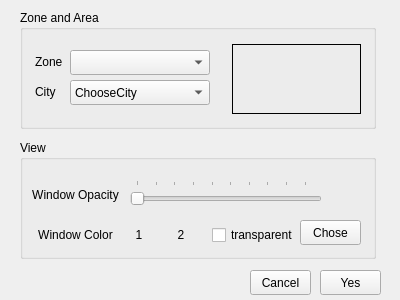
<?xml version="1.0" encoding="UTF-8"?>
<ui version="4.0">
 <class>SetingWeather</class>
 <widget class="QWidget" name="SetingWeather">
  <property name="geometry">
   <rect>
    <x>0</x>
    <y>0</y>
    <width>400</width>
    <height>300</height>
   </rect>
  </property>
  <property name="minimumSize">
   <size>
    <width>400</width>
    <height>300</height>
   </size>
  </property>
  <property name="maximumSize">
   <size>
    <width>400</width>
    <height>300</height>
   </size>
  </property>
  <property name="windowTitle">
   <string>set weather</string>
  </property>
  <property name="windowIcon">
   <iconset resource="sources.qrc">
    <normaloff>:/xml/scrpis/Humidity.png</normaloff>:/xml/scrpis/Humidity.png</iconset>
  </property>
  <widget class="QGroupBox" name="AreaSelectGroup">
   <property name="geometry">
    <rect>
     <x>20</x>
     <y>10</y>
     <width>356</width>
     <height>119</height>
    </rect>
   </property>
   <property name="title">
    <string>Zone and Area</string>
   </property>
   <widget class="QComboBox" name="ZoneBox">
    <property name="geometry">
     <rect>
      <x>50</x>
      <y>40</y>
      <width>140</width>
      <height>25</height>
     </rect>
    </property>
   </widget>
   <widget class="QComboBox" name="AreaBox">
    <property name="geometry">
     <rect>
      <x>50</x>
      <y>70</y>
      <width>140</width>
      <height>25</height>
     </rect>
    </property>
    <item>
     <property name="text">
      <string>ChooseCity</string>
     </property>
    </item>
   </widget>
   <widget class="QLabel" name="AreaSelectedCityLabel">
    <property name="geometry">
     <rect>
      <x>212</x>
      <y>34</y>
      <width>129</width>
      <height>70</height>
     </rect>
    </property>
    <property name="font">
     <font>
      <family>微软雅黑</family>
      <pointsize>18</pointsize>
      <weight>75</weight>
      <bold>true</bold>
     </font>
    </property>
    <property name="frameShape">
     <enum>QFrame::Box</enum>
    </property>
    <property name="text">
     <string/>
    </property>
    <property name="alignment">
     <set>Qt::AlignCenter</set>
    </property>
    <property name="wordWrap">
     <bool>true</bool>
    </property>
   </widget>
   <widget class="QLabel" name="Zonelabel">
    <property name="geometry">
     <rect>
      <x>15</x>
      <y>44</y>
      <width>31</width>
      <height>16</height>
     </rect>
    </property>
    <property name="text">
     <string>Zone</string>
    </property>
   </widget>
   <widget class="QLabel" name="label">
    <property name="geometry">
     <rect>
      <x>15</x>
      <y>74</y>
      <width>31</width>
      <height>16</height>
     </rect>
    </property>
    <property name="text">
     <string>City</string>
    </property>
   </widget>
  </widget>
  <widget class="QGroupBox" name="ViewSelectGroup">
   <property name="geometry">
    <rect>
     <x>20</x>
     <y>140</y>
     <width>356</width>
     <height>119</height>
    </rect>
   </property>
   <property name="title">
    <string>View</string>
   </property>
   <widget class="QSlider" name="WIndowOpacitySlider">
    <property name="geometry">
     <rect>
      <x>110</x>
      <y>40</y>
      <width>192</width>
      <height>30</height>
     </rect>
    </property>
    <property name="minimum">
     <number>5</number>
    </property>
    <property name="maximum">
     <number>100</number>
    </property>
    <property name="orientation">
     <enum>Qt::Horizontal</enum>
    </property>
    <property name="tickPosition">
     <enum>QSlider::TicksAbove</enum>
    </property>
    <property name="tickInterval">
     <number>0</number>
    </property>
   </widget>
   <widget class="QLabel" name="WindowOpacityLabel">
    <property name="geometry">
     <rect>
      <x>10</x>
      <y>40</y>
      <width>91</width>
      <height>30</height>
     </rect>
    </property>
    <property name="frameShape">
     <enum>QFrame::NoFrame</enum>
    </property>
    <property name="text">
     <string>Window Opacity</string>
    </property>
    <property name="alignment">
     <set>Qt::AlignCenter</set>
    </property>
   </widget>
   <widget class="QLabel" name="WindowColorLabel">
    <property name="geometry">
     <rect>
      <x>10</x>
      <y>80</y>
      <width>91</width>
      <height>30</height>
     </rect>
    </property>
    <property name="frameShape">
     <enum>QFrame::NoFrame</enum>
    </property>
    <property name="text">
     <string>Window Color</string>
    </property>
    <property name="alignment">
     <set>Qt::AlignCenter</set>
    </property>
   </widget>
   <widget class="QLabel" name="NowColorLabel">
    <property name="geometry">
     <rect>
      <x>109</x>
      <y>85</y>
      <width>20</width>
      <height>20</height>
     </rect>
    </property>
    <property name="frameShape">
     <enum>QFrame::NoFrame</enum>
    </property>
    <property name="text">
     <string>1</string>
    </property>
    <property name="alignment">
     <set>Qt::AlignCenter</set>
    </property>
   </widget>
   <widget class="QPushButton" name="ViewChoseColorButton">
    <property name="geometry">
     <rect>
      <x>280</x>
      <y>80</y>
      <width>61</width>
      <height>25</height>
     </rect>
    </property>
    <property name="text">
     <string>Chose</string>
    </property>
   </widget>
   <widget class="QLabel" name="SelectedColorLabel">
    <property name="geometry">
     <rect>
      <x>151</x>
      <y>85</y>
      <width>20</width>
      <height>20</height>
     </rect>
    </property>
    <property name="frameShape">
     <enum>QFrame::NoFrame</enum>
    </property>
    <property name="text">
     <string>2</string>
    </property>
    <property name="alignment">
     <set>Qt::AlignCenter</set>
    </property>
   </widget>
   <widget class="QLabel" name="WIndowSliderValueLabel">
    <property name="geometry">
     <rect>
      <x>307</x>
      <y>40</y>
      <width>30</width>
      <height>30</height>
     </rect>
    </property>
    <property name="text">
     <string/>
    </property>
    <property name="alignment">
     <set>Qt::AlignCenter</set>
    </property>
    <property name="wordWrap">
     <bool>true</bool>
    </property>
   </widget>
   <widget class="QCheckBox" name="transparentBox">
    <property name="geometry">
     <rect>
      <x>192</x>
      <y>86</y>
      <width>81</width>
      <height>18</height>
     </rect>
    </property>
    <property name="text">
     <string>transparent</string>
    </property>
   </widget>
  </widget>
  <widget class="QPushButton" name="cancelButton">
   <property name="geometry">
    <rect>
     <x>250</x>
     <y>270</y>
     <width>61</width>
     <height>25</height>
    </rect>
   </property>
   <property name="text">
    <string>Cancel</string>
   </property>
  </widget>
  <widget class="QPushButton" name="YesButton">
   <property name="geometry">
    <rect>
     <x>320</x>
     <y>270</y>
     <width>61</width>
     <height>25</height>
    </rect>
   </property>
   <property name="text">
    <string>Yes</string>
   </property>
  </widget>
 </widget>
 <resources>
  <include location="sources.qrc"/>
 </resources>
 <connections>
  <connection>
   <sender>cancelButton</sender>
   <signal>clicked()</signal>
   <receiver>SetingWeather</receiver>
   <slot>close()</slot>
   <hints>
    <hint type="sourcelabel">
     <x>277</x>
     <y>282</y>
    </hint>
    <hint type="destinationlabel">
     <x>201</x>
     <y>272</y>
    </hint>
   </hints>
  </connection>
  <connection>
   <sender>AreaBox</sender>
   <signal>currentTextChanged(QString)</signal>
   <receiver>AreaSelectedCityLabel</receiver>
   <slot>setText(QString)</slot>
   <hints>
    <hint type="sourcelabel">
     <x>160</x>
     <y>98</y>
    </hint>
    <hint type="destinationlabel">
     <x>281</x>
     <y>84</y>
    </hint>
   </hints>
  </connection>
  <connection>
   <sender>WIndowOpacitySlider</sender>
   <signal>sliderMoved(int)</signal>
   <receiver>WIndowSliderValueLabel</receiver>
   <slot>setNum(int)</slot>
   <hints>
    <hint type="sourcelabel">
     <x>281</x>
     <y>201</y>
    </hint>
    <hint type="destinationlabel">
     <x>343</x>
     <y>189</y>
    </hint>
   </hints>
  </connection>
  <connection>
   <sender>transparentBox</sender>
   <signal>toggled(bool)</signal>
   <receiver>ViewChoseColorButton</receiver>
   <slot>setDisabled(bool)</slot>
   <hints>
    <hint type="sourcelabel">
     <x>226</x>
     <y>232</y>
    </hint>
    <hint type="destinationlabel">
     <x>339</x>
     <y>234</y>
    </hint>
   </hints>
  </connection>
 </connections>
</ui>
